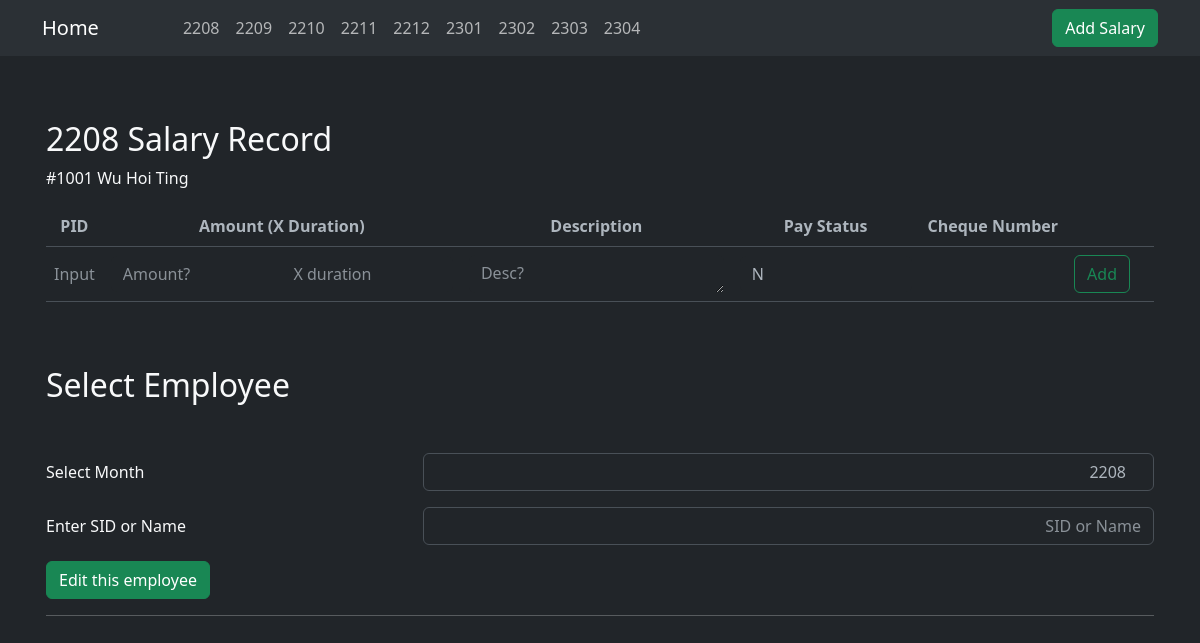
Page /salary_input/1001/2208 on the earlier database version.
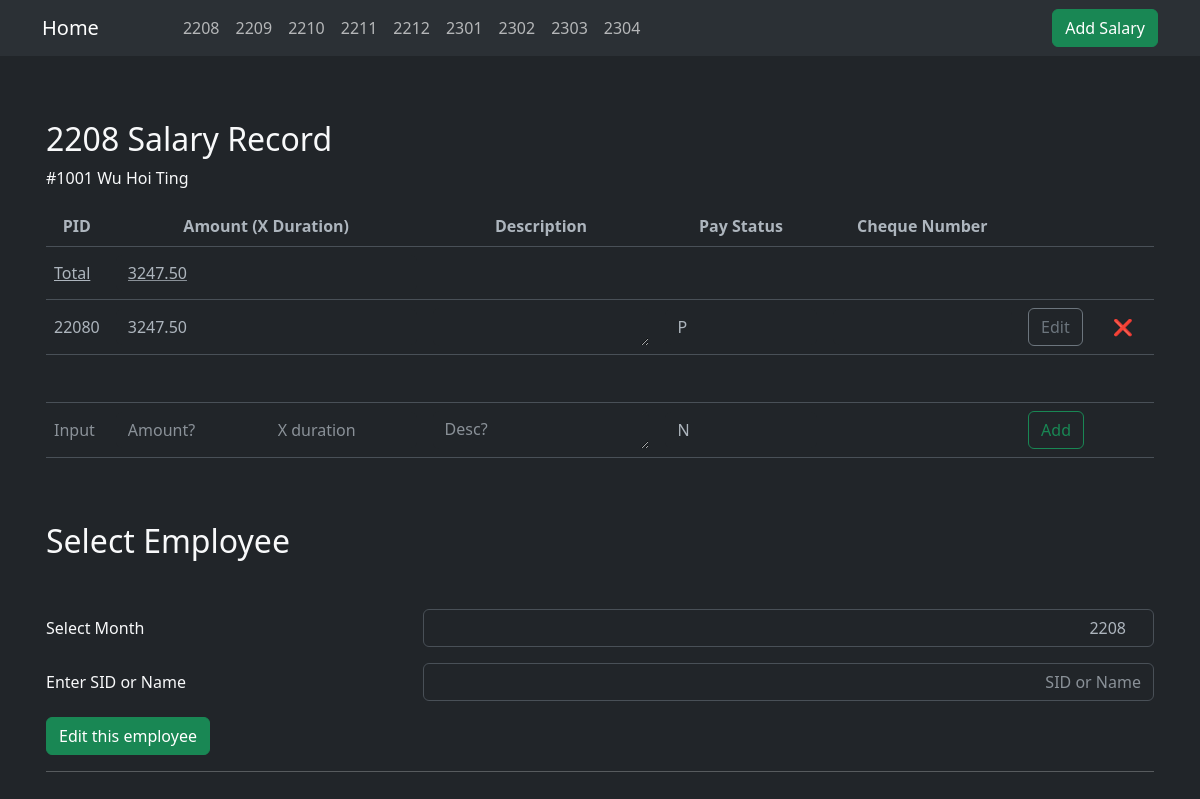
Same page on the later database version.
### SalaryInput/models.py (models this page shows, shortened)
class Employee(models.Model):
    SID = models.IntegerField(primary_key=True)
    chi_name = models.CharField(max_length=8, blank = True)
    eng_name = models.CharField(max_length=30, blank = True)
    classes = models.ManyToManyField(Class, default=None, blank=True)
    class Meta:
        ordering = ['SID', 'chi_name']

class Salary(models.Model):
    PID = models.CharField(max_length=11, primary_key=True, default="", editable=False)
    month = models.CharField(max_length=4)
    employee = models.ForeignKey(Employee, on_delete=models.CASCADE)
    amount = models.DecimalField(max_digits=10, decimal_places=2)
    description = models.CharField(max_length=3000, blank = True)
    pay_status = models.CharField(max_length=10)
    cheque_number = models.CharField(max_length=10, blank = True)
    created_time = models.DateField(auto_now_add=True)
    paid_time = models.DateField(blank = True, null=True)
    class Meta:
        ordering = ['month']

### SalaryInput/views.py (the view)
# urls.py: path('salary_input/<int:SID>/<int:month>', views.employeeSalaryInput, name="employee_salary_input"),
def employeeSalaryInput(request, SID, month):
    context = getContext()
    employee = Employee.objects.get(SID = SID)
    context['month'] = month
    context['employee_SID'] = employee.SID
    context['employee_chi_name'] = employee.chi_name
    context['employee_eng_name'] = employee.eng_name
    SelectionForm = EmployeeSalarySelectionForm(initial={'month': month})
    context['selection_form'] = SelectionForm
    context['Employees_name'] = getEmployeesName()
    SalaryRecordFormSet = formset_factory(SalaryRecordForm, extra=0)
    formset = SalaryRecordFormSet(initial =[
        {'pay_status': 'N', 'month': month}
    ])
    context['formset'] = formset
    if request.method == 'POST':
        print('post')
        action = (request.POST.get('action')).split('-')
        if action[0] == 'selection_form':
            SelectionForm = EmployeeSalarySelectionForm(request.POST)
            if SelectionForm.is_valid():
                cleaned = SelectionForm.cleaned_data
                month = cleaned['month']
                context['month'] = month
                context['selection_form'] = SelectionForm
                if (cleaned['new_employee'] == True):
                    messages.add_message(request, messages.SUCCESS, f"New Employee with SID {cleaned['employee'].SID} created.")
                return redirect(f"/salary_input/{cleaned['employee'].SID}/{month}")
            else:
                context['selection_form'] = SelectionForm
                print('error')
        elif action[0] == 'add_record':
            formset = SalaryRecordFormSet(request.POST)
            print('add_record')
            print(formset.errors)
            for thisform in formset:
                if thisform.is_valid():
                    print('valid')
                    cleaned = thisform.cleaned_data
                    amount = cleaned['amount']
                    description = cleaned['description']
                    pay_status = cleaned['pay_status']
                    salary = Salary.objects.create(employee = employee, month = month, amount = amount, description = description, pay_status = pay_status)
                    messages.success(request, f"New Salary with PID {salary.PID} created.")
                else:
                    print('error')
                    context['formset'] = formset
                    for errors in formset.errors:
                        for key, value in errors.items():
                            for thiserror in value:
                                print(thiserror)
                                messages.error(request, f"Input {key}: {thiserror}")
        elif action[0] == 'delete':
            PID = action[1]
            salary = Salary.objects.get(PID=PID)
            salary.delete()
            messages.info(request, f"Salary with PID {PID} has been deleted.")
    else:
        print('get')
    records = Salary.objects.filter(employee = employee, month = month).values()
    print(records)
    total = 0
    for salary in records:
        total = total + salary['amount']
    context['total'] = total
    context['SalaryRecords'] = records
    return render(request, "SalaryInput.html", context)

### SalaryInput/forms.py (shortened to what this page needs)
class EmployeeSalarySelectionForm(forms.Form):
    month = forms.IntegerField(widget=forms.NumberInput(attrs={'placeholder': 'YYMM', 'class': "form-control text-end"}))
    SID_or_name = forms.CharField(max_length=30, widget=forms.TextInput(attrs={'placeholder': 'SID or Name', 'class': "form-control text-end", 'list': 'Employee_names_list','aria-label':"SID_or_name", 'aria-describedby':"SID_or_name"}))
    employee = forms.ModelChoiceField(Employee.objects.all(), required=False)
    new_employee = forms.BooleanField(required=False, initial=False)

### SalaryInput/views.py (called while the page is built)
def getEmployeesName():
    Employees = Employee.objects.all()
    names = []
    for employee in Employees:
        if employee.chi_name:
            names.append(employee.chi_name)
        else:
            names.append(employee.eng_name)
    return names

def getContext():
    context ={}
    months = []
    for month in Salary.objects.values('month').distinct():
        months.append(month['month'])
    context["salary_months"] = months
    return context

### templates/SalaryInput.html (shortened to what this page needs)
{% extends 'base.html' %}
{% load static %}
{% block css %}
    <link rel="stylesheet" href="{% static 'css/SalaryInput.css'%}">
{% endblock%}
{% block body%}
<div class="container p-3">
    {% if employee_chi_name or employee_eng_name %}
    <h2 class="mt-5">{{month}} Salary Record</h2>
    <p>#{{employee_SID}} {{employee_chi_name}}{{employee_eng_name}}</p>
    <div class="table-responsive">
        <table id="record-table" class="table align-middle text-nowrap" style="width: 100%">
            <thead class="text-center">
                <tr class="border-bottom">
                <th>PID</th>
                <th>Amount (X Duration)</th>
                <th>Description</th>
                <th>Pay Status</th>
                <th>Cheque Number</th>
                <th></th>
                <th></th>
                </tr>
            </thead>
            <tbody>
            {% if total %}
            <tr class="">
                <th scope="row" class="fw-medium"><u>Total</u></th>
                <td><u class="text-muted"><input type='text' class="form-control border-0" value="{{total}}" readonly></u></td>
                <td></td>
                <td></td>
                <td></td>
                <td></td>
                <td></td>
            </tr>
            {% endif %}
            {% for record in SalaryRecords %}
            <form action="" method="post">
                <tr>
                <th scope="row" class="fw-medium">{{ record.PID|slice:"5:" }}</th>
                <td><input id="edit_{{record.PID}}_amount" type="number" class="form-control border-0 amount_field" name="edit_{{record.PID}}_amount" value="{{ record.amount }}" readonly></td>
                <td><textarea id="edit_{{record.PID}}_description" class="form-control border-0 textarea description_field" name="edit_{{record.PID}}_description" readonly>{{ record.description }}</textarea></td>
                <td><input type="text" name="edit_{{record.PID}}_pay_status" id="edit_{{record.PID}}_pay_status" class="form-control border-0 pay_status_field" value="{{record.pay_status}}" readonly></td>
                <td><input type="text" name="edit_{{record.PID}}_cheque_number" id="edit_{{record.PID}}_cheque_number" class="form-control border-0 cheque_number_field" value="{{record.cheque_number}}" readonly></td>
                <td><button type="button" id="edit_record_{{record.PID}}" class="edit_record_button btn btn-outline-secondary">Edit</button></td>
                <td><button id="delete_record_{{record.PID}}" class="btn" type="button" data-bs-toggle="modal" data-bs-target="#confirm_delete_modal-{{record.PID}}">❌</button></td>
                </tr>
            </form>
            {% endfor %}
            {% if total %}
            <tr style="height:3rem;">
                <th></th>
                <td></td>
                <td></td>
                <td></td>
                <td></td>
                <td></td>
                <td></td>
            </tr>
            {% endif %}
            <form action="" method="post">
            {% for thisform in formset %}
                <tr class="record_forms">
                    <th scope="row" class="text-muted fw-medium">Input</th>
                    <td><div class="input-group">{{ thisform.amount }}{{ thisform.weight }}</div></td>
                    <td>{{ thisform.description }}</td>
                    <td class="duration_td_field">{{ thisform.pay_status }}</td>
                    <td></td>
                    <td><button type="submit" name="action" value="add_record" class="btn btn-outline-success">Add</button></td>
                    <td></td>
                </tr>
            {% endfor %}
            </form>
            </tbody>
        </table>
    </div>
    {% endif %}
    <h2 class="mt-5">Select Employee</h2>
    <div class="mt-5">
        <form action="" method="post">
            <div class="mb-3 row">
                <label for="input_month" class="col-sm-4 col-form-label">Select Month</label>
                <div class="col-sm-8">
                    {{ selection_form.month }}
                </div>
            </div>
            <div class="mb-3 row">
                <label for="input_month" class="col-sm-4 col-form-label">Enter SID or Name</label>
                <div class="col-sm-8">
                    {{ selection_form.SID_or_name }}
                </div>
            </div>
            <div class="">
                <button class="btn btn-success" name="action" value="selection_form" type="submit">Edit this employee</button>
            </div>
        </form>
    </div>
    <hr>
</div>
{% endblock %}

### templates/base.html (shortened to what this page needs)
{% load static %}
<!DOCTYPE html>
<html lang="en">
<head>
    <link rel="stylesheet" href="{% static 'bootstrap/css/bootstrap.css' %}">
    {% block css %}
    {% endblock %}
</head>
<body class="bg-dark text-light" data-bs-theme="dark">
    <nav class="sticky-top navbar bg-dark navbar-expand-lg bg-body-tertiary">
        <div class="container">
            <a href="/home/" class="navbar-brand">Home</a>
            <div class="collapse navbar-collapse" id="navbarNav">
                <div class="container">
                    <ul class="navbar-nav mx-5" style="overflow-x: auto;">
                        {% for month in salary_months %}
                        <li class="nav-item"><a class="nav-link" href="/salary/month/{{ month }}/A">{{ month }}</a></li>
                        {% endfor %}
                    </ul>
                </div>
            </div>
            {% block additional_buttons %}
            <div>
                <a class="btn btn-success" href="{% url 'SalaryInput:salary_input' %}">Add Salary</a>
            </div>
            {% endblock %}
        </div>
    </nav>
{% block body %}{% endblock %}
    <link href="https://cdn.datatables.net/v/bs5/dt-1.13.4/datatables.min.css" rel="stylesheet"/>
</body>
</html>

### staticfiles/css/SalaryInput.css (style rules this page uses)
.textarea { height: 2rem; }

Differences in the rows shown:
added Salary: PID "22080", amount "3247.50", pay_status "P"
Other differences:
form field total: (not shown) → "3247.50"
text now shown: "Total"
